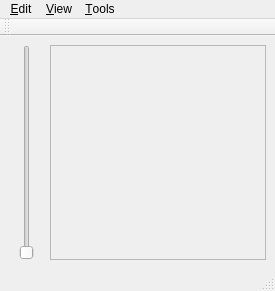
<?xml version="1.0" encoding="UTF-8"?>
<ui version="4.0">
 <comment>
 b9slice.ui
 
 Copyright 2014 Daniel Olsen
 Copyright 2011-2012 B9Creations, LLC
 
 This file is part of qPAM
 
   qPAM is free software: you can redistribute it and/or modify
   it under the terms of the GNU General Public License as published by
   the Free Software Foundation, either version 3 of the License, or
   (at your option) any later version.
 
   qPAM is distributed in the hope that it will be useful,
   but WITHOUT ANY WARRANTY; without even the implied warranty of
   MERCHANTABILITY or FITNESS FOR A PARTICULAR PURPOSE.  See the
   GNU General Public License for more details.
 
   You should have received a copy of the GNU General Public License
   along with qPAM.  If not, see http://www.gnu.org/licenses.
 </comment>
 <class>SliceEditViewClass</class>
 <widget class="QMainWindow" name="SliceEditViewClass">
  <property name="enabled">
   <bool>true</bool>
  </property>
  <property name="geometry">
   <rect>
    <x>0</x>
    <y>0</y>
    <width>275</width>
    <height>291</height>
   </rect>
  </property>
  <property name="sizePolicy">
   <sizepolicy hsizetype="Preferred" vsizetype="Preferred">
    <horstretch>0</horstretch>
    <verstretch>0</verstretch>
   </sizepolicy>
  </property>
  <property name="minimumSize">
   <size>
    <width>275</width>
    <height>291</height>
   </size>
  </property>
  <property name="windowTitle">
   <string>Slice Editor</string>
  </property>
  <widget class="QWidget" name="centralwidget">
   <layout class="QHBoxLayout" name="horizontalLayout">
    <item>
     <layout class="QVBoxLayout" name="verticalLayout">
      <item>
       <widget class="QSlider" name="horizontalSlider">
        <property name="sizePolicy">
         <sizepolicy hsizetype="Preferred" vsizetype="Expanding">
          <horstretch>0</horstretch>
          <verstretch>0</verstretch>
         </sizepolicy>
        </property>
        <property name="minimumSize">
         <size>
          <width>35</width>
          <height>0</height>
         </size>
        </property>
        <property name="focusPolicy">
         <enum>Qt::NoFocus</enum>
        </property>
        <property name="toolTip">
         <string>Select Layer</string>
        </property>
        <property name="orientation">
         <enum>Qt::Vertical</enum>
        </property>
        <property name="invertedControls">
         <bool>false</bool>
        </property>
       </widget>
      </item>
     </layout>
    </item>
    <item>
     <widget class="QScrollArea" name="scrollArea">
      <property name="widgetResizable">
       <bool>true</bool>
      </property>
      <property name="alignment">
       <set>Qt::AlignCenter</set>
      </property>
      <widget class="QWidget" name="scrollAreaWidgetContents">
       <property name="geometry">
        <rect>
         <x>0</x>
         <y>0</y>
         <width>212</width>
         <height>211</height>
        </rect>
       </property>
      </widget>
     </widget>
    </item>
   </layout>
  </widget>
  <widget class="QMenuBar" name="menubar">
   <property name="geometry">
    <rect>
     <x>0</x>
     <y>0</y>
     <width>275</width>
     <height>25</height>
    </rect>
   </property>
   <widget class="QMenu" name="menuPoo">
    <property name="title">
     <string>&amp;Tools</string>
    </property>
    <widget class="QMenu" name="menuDrawing">
     <property name="title">
      <string>Drawing</string>
     </property>
     <addaction name="actionFlood_Fill"/>
     <addaction name="actionFlood_Void"/>
     <addaction name="actionWhite_Pen"/>
     <addaction name="actionBlack_Pen"/>
     <addaction name="separator"/>
     <addaction name="actionSetPen"/>
    </widget>
    <widget class="QMenu" name="menuSupports">
     <property name="minimumSize">
      <size>
       <width>1</width>
       <height>0</height>
      </size>
     </property>
     <property name="title">
      <string>&amp;&amp;Supports</string>
     </property>
     <addaction name="actionCircle"/>
     <addaction name="actionSquare"/>
     <addaction name="actionTriangle_2"/>
     <addaction name="actionDiamond"/>
     <addaction name="separator"/>
     <addaction name="actionRemove_All_Supports"/>
    </widget>
    <addaction name="menuDrawing"/>
    <addaction name="menuSupports"/>
   </widget>
   <widget class="QMenu" name="menuView">
    <property name="title">
     <string>&amp;View</string>
    </property>
    <addaction name="actionNext_Slice"/>
    <addaction name="actionPrev_Slice"/>
    <addaction name="separator"/>
    <addaction name="actionBase"/>
    <addaction name="actionTop"/>
   </widget>
   <widget class="QMenu" name="menuEdit">
    <property name="title">
     <string>&amp;Edit</string>
    </property>
    <addaction name="actionSupport_Mode"/>
    <addaction name="actionPrepare_Base_Gap"/>
    <addaction name="separator"/>
    <addaction name="actionUndo"/>
    <addaction name="actionRedo"/>
    <addaction name="separator"/>
    <addaction name="actionCopy"/>
    <addaction name="actionPaste"/>
   </widget>
   <addaction name="menuEdit"/>
   <addaction name="menuView"/>
   <addaction name="menuPoo"/>
  </widget>
  <widget class="QStatusBar" name="statusbar"/>
  <widget class="QToolBar" name="toolBar">
   <property name="windowTitle">
    <string>toolBar</string>
   </property>
   <property name="iconSize">
    <size>
     <width>16</width>
     <height>16</height>
    </size>
   </property>
   <attribute name="toolBarArea">
    <enum>TopToolBarArea</enum>
   </attribute>
   <attribute name="toolBarBreak">
    <bool>false</bool>
   </attribute>
  </widget>
  <action name="actionTools">
   <property name="text">
    <string>Tools</string>
   </property>
  </action>
  <action name="actionUndo">
   <property name="text">
    <string>&amp;Undo</string>
   </property>
   <property name="toolTip">
    <string>reverses the flow of the space-time continuum</string>
   </property>
   <property name="shortcut">
    <string>Ctrl+Z</string>
   </property>
  </action>
  <action name="actionFlood_Fill">
   <property name="checkable">
    <bool>true</bool>
   </property>
   <property name="icon">
    <iconset resource="SliceEditView.qrc">
     <normaloff>:/Icons/icons/bucketwhiteicon.png</normaloff>:/Icons/icons/bucketwhiteicon.png</iconset>
   </property>
   <property name="text">
    <string>Flood Fill</string>
   </property>
  </action>
  <action name="actionFlood_Void">
   <property name="checkable">
    <bool>true</bool>
   </property>
   <property name="icon">
    <iconset resource="SliceEditView.qrc">
     <normaloff>:/Icons/icons/bucketblackicon.png</normaloff>:/Icons/icons/bucketblackicon.png</iconset>
   </property>
   <property name="text">
    <string>Flood Void</string>
   </property>
  </action>
  <action name="actionSetPen">
   <property name="text">
    <string>SetPenWidth...</string>
   </property>
  </action>
  <action name="actionWhite_Pen">
   <property name="checkable">
    <bool>true</bool>
   </property>
   <property name="checked">
    <bool>false</bool>
   </property>
   <property name="icon">
    <iconset resource="SliceEditView.qrc">
     <normaloff>:/Icons/icons/penwhiteicon.png</normaloff>:/Icons/icons/penwhiteicon.png</iconset>
   </property>
   <property name="text">
    <string>White Pen</string>
   </property>
  </action>
  <action name="actionBlack_Pen">
   <property name="checkable">
    <bool>true</bool>
   </property>
   <property name="icon">
    <iconset resource="SliceEditView.qrc">
     <normaloff>:/Icons/icons/penblackicon.png</normaloff>:/Icons/icons/penblackicon.png</iconset>
   </property>
   <property name="text">
    <string>Black Pen</string>
   </property>
  </action>
  <action name="actionRedo">
   <property name="text">
    <string>&amp;Redo</string>
   </property>
   <property name="shortcut">
    <string>Ctrl+Y</string>
   </property>
  </action>
  <action name="actionNext_Slice">
   <property name="text">
    <string>&amp;Next</string>
   </property>
   <property name="shortcut">
    <string>Up</string>
   </property>
   <property name="shortcutContext">
    <enum>Qt::WindowShortcut</enum>
   </property>
  </action>
  <action name="actionPrev_Slice">
   <property name="text">
    <string>&amp;Prev</string>
   </property>
   <property name="shortcut">
    <string>Down</string>
   </property>
  </action>
  <action name="actionBase">
   <property name="text">
    <string>&amp;Base</string>
   </property>
   <property name="shortcut">
    <string>Home</string>
   </property>
  </action>
  <action name="actionTop">
   <property name="text">
    <string>&amp;Top</string>
   </property>
   <property name="shortcut">
    <string>End</string>
   </property>
  </action>
  <action name="actionSetColor">
   <property name="text">
    <string>SetColor</string>
   </property>
  </action>
  <action name="actionPrepare_Base_Gap">
   <property name="text">
    <string>Attachment Offset...</string>
   </property>
   <property name="shortcut">
    <string>O</string>
   </property>
  </action>
  <action name="actionAdd_Supports">
   <property name="text">
    <string>Add Supports</string>
   </property>
  </action>
  <action name="actionShow_Unsupported_Pixels">
   <property name="checkable">
    <bool>true</bool>
   </property>
   <property name="text">
    <string>Show Unsupported Pixels</string>
   </property>
   <property name="shortcut">
    <string>P</string>
   </property>
  </action>
  <action name="actionSupport_Mode">
   <property name="checkable">
    <bool>false</bool>
   </property>
   <property name="text">
    <string>Enter Support Mode</string>
   </property>
   <property name="shortcut">
    <string>M</string>
   </property>
  </action>
  <action name="actionCopy">
   <property name="text">
    <string>&amp;Copy</string>
   </property>
   <property name="shortcut">
    <string>Ctrl+C</string>
   </property>
  </action>
  <action name="actionPaste">
   <property name="text">
    <string>&amp;Paste</string>
   </property>
   <property name="shortcut">
    <string>Ctrl+V</string>
   </property>
  </action>
  <action name="actionCircle">
   <property name="checkable">
    <bool>true</bool>
   </property>
   <property name="icon">
    <iconset resource="SliceEditView.qrc">
     <normaloff>:/Icons/icons/cylindersupporticon.png</normaloff>:/Icons/icons/cylindersupporticon.png</iconset>
   </property>
   <property name="text">
    <string>Circle</string>
   </property>
  </action>
  <action name="actionSquare">
   <property name="checkable">
    <bool>true</bool>
   </property>
   <property name="icon">
    <iconset resource="SliceEditView.qrc">
     <normaloff>:/Icons/icons/boxsupporticon.png</normaloff>:/Icons/icons/boxsupporticon.png</iconset>
   </property>
   <property name="text">
    <string>Square</string>
   </property>
  </action>
  <action name="actionTriangle_2">
   <property name="checkable">
    <bool>true</bool>
   </property>
   <property name="icon">
    <iconset resource="SliceEditView.qrc">
     <normaloff>:/Icons/icons/trianglesupporticon.png</normaloff>:/Icons/icons/trianglesupporticon.png</iconset>
   </property>
   <property name="text">
    <string>Triangle</string>
   </property>
  </action>
  <action name="actionSetSupportSize">
   <property name="text">
    <string>SetSupportSize...</string>
   </property>
  </action>
  <action name="actionNext">
   <property name="text">
    <string>next</string>
   </property>
   <property name="shortcut">
    <string>Up</string>
   </property>
  </action>
  <action name="actionDiamond">
   <property name="checkable">
    <bool>true</bool>
   </property>
   <property name="icon">
    <iconset resource="SliceEditView.qrc">
     <normaloff>:/Icons/icons/diamondsupporticon.png</normaloff>:/Icons/icons/diamondsupporticon.png</iconset>
   </property>
   <property name="text">
    <string>Diamond</string>
   </property>
  </action>
  <action name="actionRemove_All_Supports">
   <property name="text">
    <string>Remove All Supports</string>
   </property>
   <property name="shortcut">
    <string>Ctrl+Del</string>
   </property>
  </action>
  <action name="actionDelete_Support">
   <property name="enabled">
    <bool>false</bool>
   </property>
   <property name="text">
    <string>Delete Support</string>
   </property>
   <property name="shortcut">
    <string>Del</string>
   </property>
  </action>
  <action name="actionAuto_Support_End">
   <property name="checkable">
    <bool>true</bool>
   </property>
   <property name="checked">
    <bool>true</bool>
   </property>
   <property name="text">
    <string>Auto Support End</string>
   </property>
  </action>
 </widget>
 <resources>
  <include location="SliceEditView.qrc"/>
 </resources>
 <connections>
  <connection>
   <sender>actionUndo</sender>
   <signal>triggered()</signal>
   <receiver>SliceEditViewClass</receiver>
   <slot>Undo()</slot>
   <hints>
    <hint type="sourcelabel">
     <x>-1</x>
     <y>-1</y>
    </hint>
    <hint type="destinationlabel">
     <x>423</x>
     <y>328</y>
    </hint>
   </hints>
  </connection>
  <connection>
   <sender>actionSetPen</sender>
   <signal>triggered()</signal>
   <receiver>SliceEditViewClass</receiver>
   <slot>SelectPenWidth()</slot>
   <hints>
    <hint type="sourcelabel">
     <x>-1</x>
     <y>-1</y>
    </hint>
    <hint type="destinationlabel">
     <x>423</x>
     <y>328</y>
    </hint>
   </hints>
  </connection>
  <connection>
   <sender>actionSetColor</sender>
   <signal>triggered()</signal>
   <receiver>SliceEditViewClass</receiver>
   <slot>SelectPenColor()</slot>
   <hints>
    <hint type="sourcelabel">
     <x>-1</x>
     <y>-1</y>
    </hint>
    <hint type="destinationlabel">
     <x>423</x>
     <y>328</y>
    </hint>
   </hints>
  </connection>
  <connection>
   <sender>actionRedo</sender>
   <signal>triggered()</signal>
   <receiver>SliceEditViewClass</receiver>
   <slot>Redo()</slot>
   <hints>
    <hint type="sourcelabel">
     <x>-1</x>
     <y>-1</y>
    </hint>
    <hint type="destinationlabel">
     <x>423</x>
     <y>328</y>
    </hint>
   </hints>
  </connection>
  <connection>
   <sender>actionPrepare_Base_Gap</sender>
   <signal>triggered()</signal>
   <receiver>SliceEditViewClass</receiver>
   <slot>PromptBaseOptions()</slot>
   <hints>
    <hint type="sourcelabel">
     <x>-1</x>
     <y>-1</y>
    </hint>
    <hint type="destinationlabel">
     <x>498</x>
     <y>379</y>
    </hint>
   </hints>
  </connection>
  <connection>
   <sender>horizontalSlider</sender>
   <signal>valueChanged(int)</signal>
   <receiver>SliceEditViewClass</receiver>
   <slot>GoToSlice(int)</slot>
   <hints>
    <hint type="sourcelabel">
     <x>44</x>
     <y>82</y>
    </hint>
    <hint type="destinationlabel">
     <x>245</x>
     <y>736</y>
    </hint>
   </hints>
  </connection>
  <connection>
   <sender>actionSupport_Mode</sender>
   <signal>triggered()</signal>
   <receiver>SliceEditViewClass</receiver>
   <slot>TogSupportMode()</slot>
   <hints>
    <hint type="sourcelabel">
     <x>-1</x>
     <y>-1</y>
    </hint>
    <hint type="destinationlabel">
     <x>498</x>
     <y>379</y>
    </hint>
   </hints>
  </connection>
  <connection>
   <sender>actionNext_Slice</sender>
   <signal>triggered()</signal>
   <receiver>SliceEditViewClass</receiver>
   <slot>NextSlice()</slot>
   <hints>
    <hint type="sourcelabel">
     <x>-1</x>
     <y>-1</y>
    </hint>
    <hint type="destinationlabel">
     <x>498</x>
     <y>379</y>
    </hint>
   </hints>
  </connection>
  <connection>
   <sender>actionPrev_Slice</sender>
   <signal>triggered()</signal>
   <receiver>SliceEditViewClass</receiver>
   <slot>PrevSlice()</slot>
   <hints>
    <hint type="sourcelabel">
     <x>-1</x>
     <y>-1</y>
    </hint>
    <hint type="destinationlabel">
     <x>498</x>
     <y>379</y>
    </hint>
   </hints>
  </connection>
  <connection>
   <sender>actionBase</sender>
   <signal>triggered()</signal>
   <receiver>SliceEditViewClass</receiver>
   <slot>BaseSlice()</slot>
   <hints>
    <hint type="sourcelabel">
     <x>-1</x>
     <y>-1</y>
    </hint>
    <hint type="destinationlabel">
     <x>498</x>
     <y>379</y>
    </hint>
   </hints>
  </connection>
  <connection>
   <sender>actionTop</sender>
   <signal>triggered()</signal>
   <receiver>SliceEditViewClass</receiver>
   <slot>TopSlice()</slot>
   <hints>
    <hint type="sourcelabel">
     <x>-1</x>
     <y>-1</y>
    </hint>
    <hint type="destinationlabel">
     <x>498</x>
     <y>379</y>
    </hint>
   </hints>
  </connection>
  <connection>
   <sender>actionCopy</sender>
   <signal>triggered()</signal>
   <receiver>SliceEditViewClass</receiver>
   <slot>CopyToClipboard()</slot>
   <hints>
    <hint type="sourcelabel">
     <x>-1</x>
     <y>-1</y>
    </hint>
    <hint type="destinationlabel">
     <x>498</x>
     <y>379</y>
    </hint>
   </hints>
  </connection>
  <connection>
   <sender>actionPaste</sender>
   <signal>triggered()</signal>
   <receiver>SliceEditViewClass</receiver>
   <slot>PasteFromClipboard()</slot>
   <hints>
    <hint type="sourcelabel">
     <x>-1</x>
     <y>-1</y>
    </hint>
    <hint type="destinationlabel">
     <x>498</x>
     <y>379</y>
    </hint>
   </hints>
  </connection>
  <connection>
   <sender>actionRemove_All_Supports</sender>
   <signal>triggered()</signal>
   <receiver>SliceEditViewClass</receiver>
   <slot>DeleteAllSupports()</slot>
   <hints>
    <hint type="sourcelabel">
     <x>-1</x>
     <y>-1</y>
    </hint>
    <hint type="destinationlabel">
     <x>498</x>
     <y>379</y>
    </hint>
   </hints>
  </connection>
 </connections>
 <slots>
  <slot>GoToSlice(int)</slot>
  <slot>Undo()</slot>
  <slot>SelectPenWidth()</slot>
  <slot>SelectPenColor()</slot>
  <slot>Redo()</slot>
  <slot>ShowRedPixels(bool)</slot>
  <slot>TogSupportMode()</slot>
  <slot>PromptBaseOptions()</slot>
  <slot>NextSlice()</slot>
  <slot>PrevSlice()</slot>
  <slot>PgUpSlice()</slot>
  <slot>PgDownSlice()</slot>
  <slot>BaseSlice()</slot>
  <slot>TopSlice()</slot>
  <slot>CopyToClipboard()</slot>
  <slot>PasteFromClipboard()</slot>
  <slot>DeleteAllSupports()</slot>
 </slots>
</ui>
